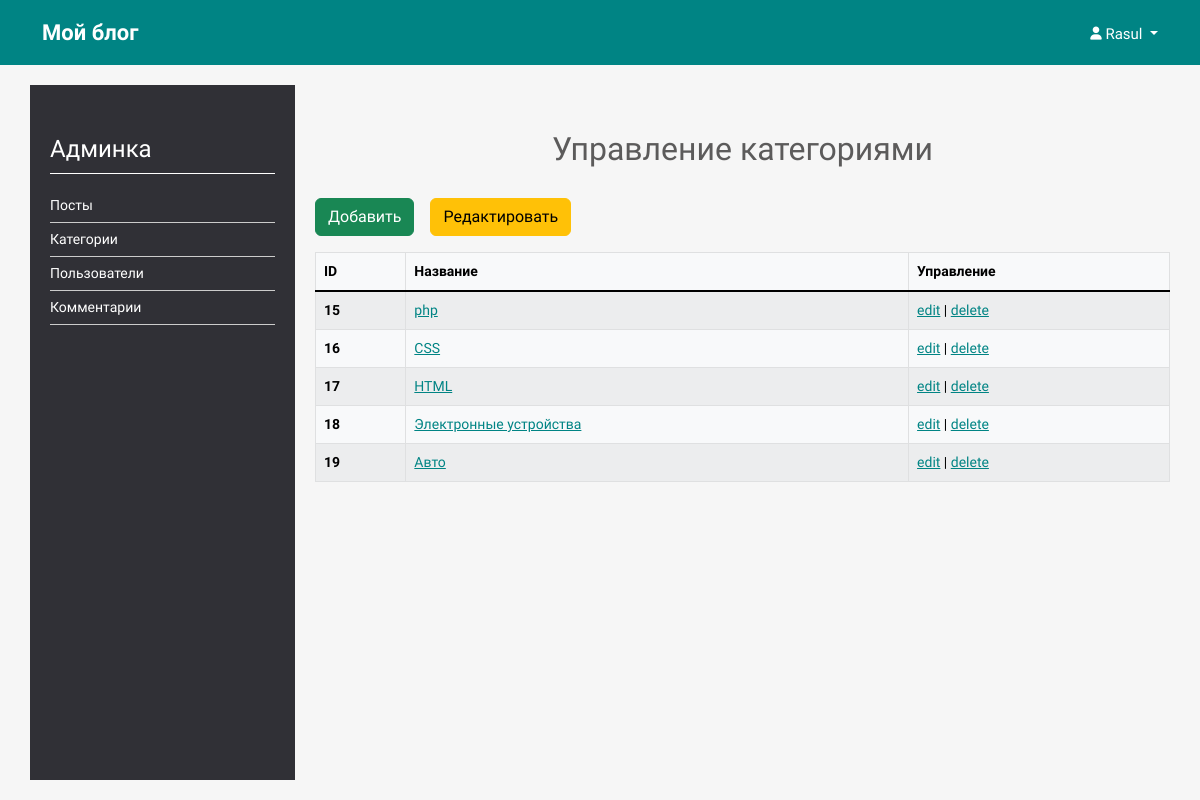
Screenshot of /admin/categories/ (signed in) with the database file from the repository.
### tables this page shows
CREATE TABLE `categories` (
  `id` int(12) NOT NULL AUTO_INCREMENT,
  `name` varchar(150) NOT NULL,
  `description` text NOT NULL,
  PRIMARY KEY (`id`),
  UNIQUE KEY `name` (`name`)
);

### app/database/db.php (called while the page is built, shortened)
<?php
require_once "config_db.php";
function queryCheckError($query) {
    $errInfo = $query->errorInfo();
}
function selectAll($table, $params = []) {
    global $db;
    $sql = "SELECT * FROM $table";
    $query = $db->prepare($sql);
    $query->execute();
    return $query->fetchAll();
}

### app/controllers/admin/CategoriesController.php (called while the page is built, shortened)
<?php
$categories = selectAll('categories');

### app/pages/admin/categories/index.php (the view, shortened to what this page needs)
<?php
    include "app/controllers/admin/CategoriesController.php";
?>
<!doctype html>
<html lang="en">
<head>
    <link href="https://cdn.jsdelivr.net/npm/bootstrap@5.2.0-beta1/dist/css/bootstrap.min.css" rel="stylesheet">
    <link rel="stylesheet" href="../../../../assets/css/admin.css">
</head>
<body>
    <div class="wrapper">
        <? include "app/components/admin-header.php"; ?>
        <main>
            <section class="content">
                <div class="container h-100">
                    <div class="row h-100">
                        <? include "app/components/admin-sidebar.php"; ?>
                        <div class="main-content col-12 col-md-9">
                            <div class="posts">
                                <h2 class="posts-title">Управление категориями</h2>
                                <div class="d-flex gap-2 my-3">
                                    <a class="btn btn-success w-auto" href="/admin/categories/create/">Добавить</a> <br>
                                    <a class="btn btn-warning w-auto" href="/admin/categories/">Редактировать</a>
                                </div>
                                <table class="table table-light table-bordered table-striped table-hover">
                                    <thead class="table-light">
                                    <tr>
                                        <th scope="col">ID</th>
                                        <th scope="col">Название</th>
                                        <th scope="col">Управление</th>
                                    </tr>
                                    </thead>
                                    <tbody class="table-group-divider">
                                        <? foreach ($categories as $category): ?>
                                        <tr scope="row">
                                            <th><?=$category['id']?></th>
                                            <td><a href="/category/<?=$category['name']?>/"><?=$category['name']?></a></td>
                                            <td>
                                                <a href="/admin/categories/edit/<?=$category['id']?>/">edit</a> |
                                                <a href="/admin/categories/edit/?id_delete=<?=$category['id']?>">delete</a>
                                            </td>
                                        </tr>
                                        <? endforeach; ?>
                                    </tbody>
                                </table>
                            </div>
                        </div>
                    </div>
                </div>
            </section>
        </main>
    </div>
</body>
</html>

### assets/css/admin.css (style rules this page uses)
body { font-size: 14px; background: #f6f6f6; }
* { font-family: "Finlandica", cursive; }
html, h1, h2, h3, h4, h5, h6 { color: #5c5b5b; }
a { color: inherit; text-decoration: none; -webkit-transition: all 100ms ease-in-out; transition: all 100ms ease-in-out; }
.wrapper { min-height: 100vh; display: -webkit-box; display: -ms-flexbox; display: flex; -webkit-box-orient: vertical; -webkit-box-direction: normal; -ms-flex-direction: column; flex-direction: column; }
main { -webkit-box-flex: 1; -ms-flex-positive: 1; flex-grow: 1; }
main > .content { padding: 20px 0; height: calc(100vh - 65px) !important; }
.main-content { padding: 45px 0 60px; }
.posts-title { margin: 0 0 30px; text-align: center; }
.table a { color: #008484; text-decoration: underline; }
.table th, .table td { vertical-align: middle; }

### rows the page displays
categories: id "15", name "php"
categories: id "16", name "CSS"
categories: id "17", name "HTML"
categories: id "18", name "Электронные устройства"
categories: id "19", name "Авто"

### other values shown
$_SESSION['login'] "Rasul"
